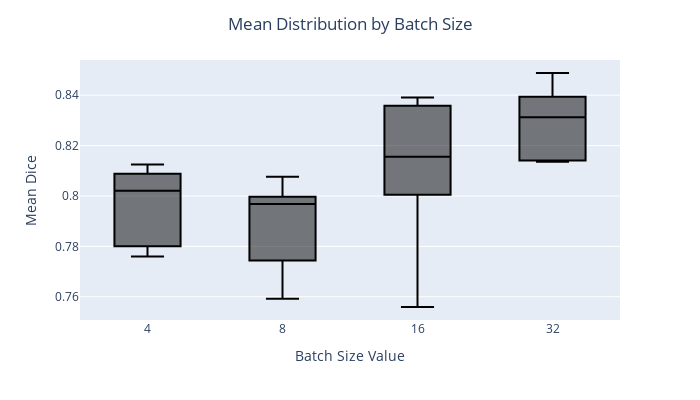

Write notebook code for a chart like this one.
### Code cell
fig = px.box(df, x='batch', y='mean', color_discrete_sequence=['black'])
fig.update_layout(title_text='Mean Distribution by Batch Size', title_x=0.5)
fig.update_layout(xaxis_title='Batch Size Value', yaxis_title='Mean Dice')
fig.update_layout(height = 400, width = 700)
fig.show()

### Figure 1 — Plotly figure (JSON) as saved in the notebook; plotly's stock layout.template omitted (floating-point values rounded to 4 significant figures)
{"data": [{"alignmentgroup": "True", "hovertemplate": "batch=%{x}<br>mean=%{y}<extra></extra>", "legendgroup": "", "marker": {"color": "black"}, "name": "", "notched": false, "offsetgroup": "", "orientation": "v", "showlegend": false, "type": "box", "x": ["4", "4", "4", "4", "4", "8", "8", "8", "8", "8", "16", "16", "16", "16", "16", "32", "32", "32", "32", "32"], "x0": " ", "xaxis": "x", "y": [0.7815, 0.8076, 0.8125, 0.776, 0.802, 0.8077, 0.7795, 0.7592, 0.7971, 0.7968, 0.8391, 0.8347, 0.7559, 0.8155, 0.8153, 0.8142, 0.8363, 0.8136, 0.8313, 0.8488], "y0": " ", "yaxis": "y"}], "layout": {"boxmode": "group", "height": 400, "legend": {"tracegroupgap": 0}, "margin": {"t": 60}, "title": {"text": "Mean Distribution by Batch Size", "x": 0.5}, "width": 700, "xaxis": {"anchor": "y", "domain": [0, 1], "title": {"text": "Batch Size Value"}}, "yaxis": {"anchor": "x", "domain": [0, 1], "title": {"text": "Mean Dice"}}}}
